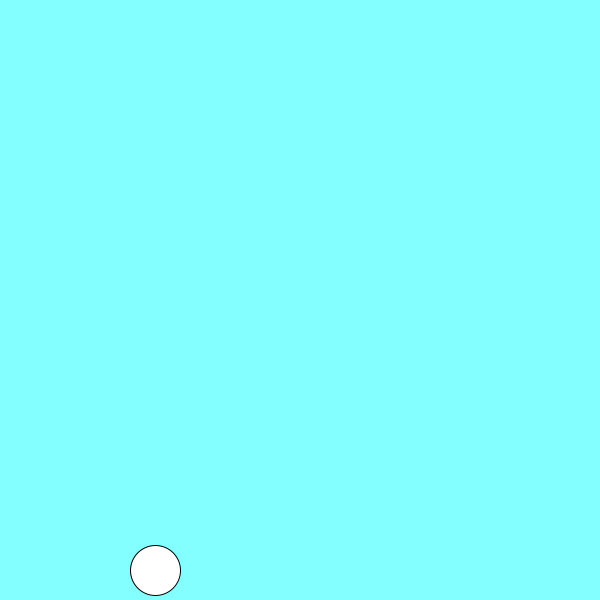
Frame 1 (no input)
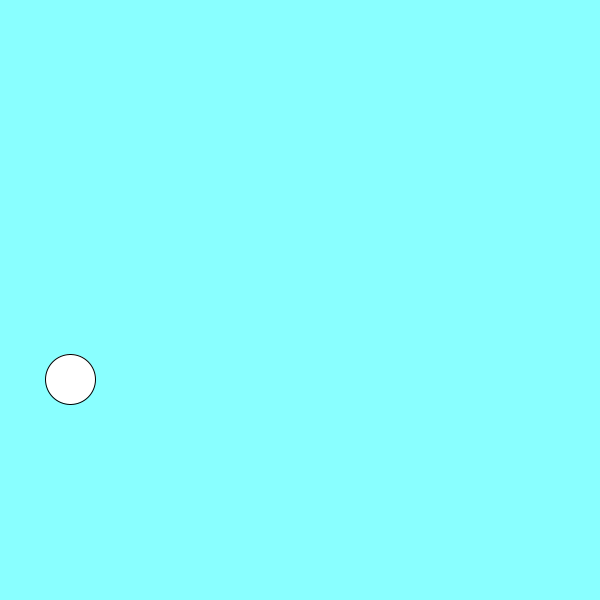
Frame 60 (the mouse pressed at the canvas centre just before this capture)
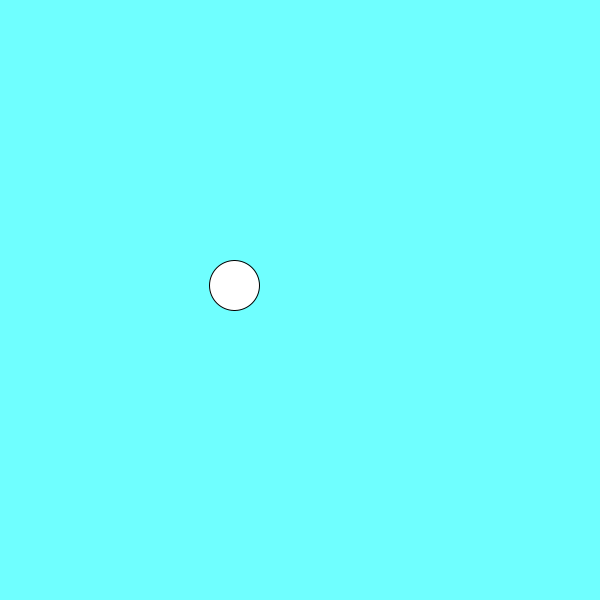
Frame 120 (the mouse held since frame 60 and released just before this capture)

The Processing sketch that drew these frames (run headless with seeded random() and noise(); from frame 60 on, the mouse is pressed at the canvas centre):

// Processing sketch: processing_185645
// ── processing_185645.pde

void setup(){
size(600,600);
}
void draw(){
  float aleatorio =random (100,150);
  float x=random(0,width);
  float y = random(0,height);
  background(aleatorio,255,255);
  ellipse(x,y,50,50);
}
